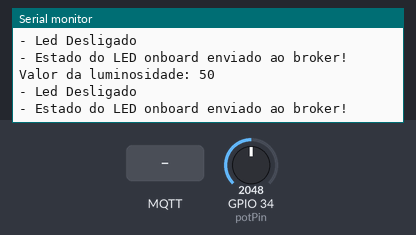
The sketch below on a simulated ESP32. Parts: the last lines printed to the serial monitor. The inputs (shaded band) are chosen by the test bench; at power-on: GPIO 34 (potPin) = 2048. WiFi joins after 1.5 s; servers stay silent unless stated; no MQTT or app messages arrive unless stated.

Above: at 9.9 s.
10.0 s: MQTT message "1" arrives on the first subscribed topic
12.2 s: MQTT message "on" arrives on the first subscribed topic
14.2 s: MQTT message "off" arrives on the first subscribed topic
16.2 s: GPIO 34 (potPin) set to 2866
At 17.5 s:
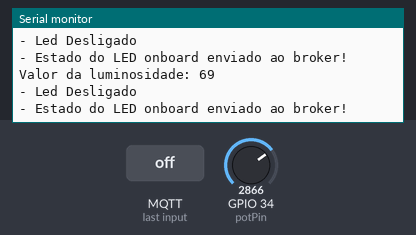
17.7 s: GPIO 34 (potPin) set to 3603
At 18.6 s:
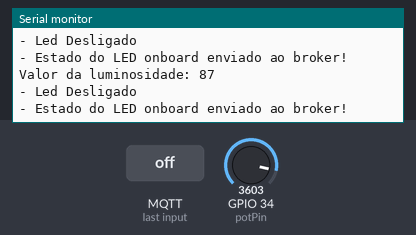
Timing chart, 0 to 20.2 s (numbered marks = the images above; inputs shaded):
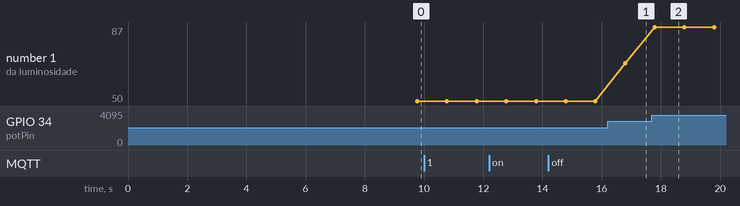

The sketch:

codigo.ino
```cpp
// Autores do projeto com nome e RM
// Giovanni Tarzoni Piccin - RM: 564014
// Enrico Gianni Nóbrega Puttini - RM: 561400
// Henrique Infanti Coratolo - RM: 561865
// Jean Carlos Rodrigues da Silva - RM: 566439
// Bruno Lobosque - RM: 561254

// Inclusão das bibliotecas necessárias
#include <WiFi.h>              // Biblioteca para conexão Wi-Fi
#include <PubSubClient.h>      // Biblioteca para conexão MQTT

// --------------------- Configurações Editáveis ---------------------
const char* default_SSID = "Wokwi-GUEST"; // Nome da rede Wi-Fi
const char* default_PASSWORD = "";        // Senha da rede Wi-Fi
const char* default_BROKER_MQTT = "4.206.201.6"; // IP do Broker MQTT
const int default_BROKER_PORT = 1883;     // Porta padrão do MQTT
const char* default_TOPICO_SUBSCRIBE = "/TEF/lamp001/cmd"; // Tópico para escutar comandos
const char* default_TOPICO_PUBLISH_1 = "/TEF/lamp001/attrs"; // Tópico para enviar estado do LED
const char* default_TOPICO_PUBLISH_2 = "/TEF/lamp001/attrs/l"; // Tópico para enviar luminosidade
const char* default_ID_MQTT = "fiware_001"; // ID do cliente MQTT
const int default_D4 = 2; // Pino utilizado para o LED (pino D4)

// Prefixo usado para identificar os comandos MQTT
const char* topicPrefix = "lamp001";

// ------------------ Variáveis configuráveis em tempo de execução ------------------
char* SSID = const_cast<char*>(default_SSID);
char* PASSWORD = const_cast<char*>(default_PASSWORD);
char* BROKER_MQTT = const_cast<char*>(default_BROKER_MQTT);
int BROKER_PORT = default_BROKER_PORT;
char* TOPICO_SUBSCRIBE = const_cast<char*>(default_TOPICO_SUBSCRIBE);
char* TOPICO_PUBLISH_1 = const_cast<char*>(default_TOPICO_PUBLISH_1);
char* TOPICO_PUBLISH_2 = const_cast<char*>(default_TOPICO_PUBLISH_2);
char* ID_MQTT = const_cast<char*>(default_ID_MQTT);
int D4 = default_D4;

// ------------------ Objetos de conexão Wi-Fi e MQTT ------------------
WiFiClient espClient;           // Cliente WiFi
PubSubClient MQTT(espClient);   // Cliente MQTT

// ------------------ Variável de controle do estado do LED ------------------
char EstadoSaida = '0'; // '1' = ligado | '0' = desligado

// ------------------ Funções de inicialização ------------------

// Inicializa a comunicação serial
void initSerial() {
    Serial.begin(115200);
}

// Conecta ao Wi-Fi
void initWiFi() {
    delay(10);
    Serial.println("------Conexao WI-FI------");
    Serial.print("Conectando-se na rede: ");
    Serial.println(SSID);
    Serial.println("Aguarde");
    reconectWiFi(); // Tenta conectar à rede
}

// Inicializa o cliente MQTT e define a função de callback
void initMQTT() {
    MQTT.setServer(BROKER_MQTT, BROKER_PORT); // Define o broker
    MQTT.setCallback(mqtt_callback);          // Define a função chamada ao receber mensagens
}

// ------------------ Função principal de inicialização ------------------

void setup() {
    InitOutput();         // Pisca LED como teste de saída
    initSerial();         // Inicia a Serial
    initWiFi();           // Conecta ao Wi-Fi
    initMQTT();           // Conecta ao MQTT
    delay(5000);          // Aguarda estabilização da conexão
    MQTT.publish(TOPICO_PUBLISH_1, "s|on"); // Publica mensagem indicando que o sistema iniciou
}

// ------------------ Loop principal ------------------

void loop() {
    VerificaConexoesWiFIEMQTT(); // Verifica e reconecta se necessário
    EnviaEstadoOutputMQTT();     // Envia estado atual do LED
    handleLuminosity();          // Lê e envia luminosidade
    MQTT.loop();                 // Mantém a conexão MQTT ativa
}

// ------------------ Conexão Wi-Fi ------------------

void reconectWiFi() {
    if (WiFi.status() == WL_CONNECTED)
        return; // Já conectado

    WiFi.begin(SSID, PASSWORD); // Tenta conectar

    while (WiFi.status() != WL_CONNECTED) {
        delay(100);
        Serial.print(".");
    }

    Serial.println();
    Serial.println("Conectado com sucesso na rede ");
    Serial.print(SSID);
    Serial.println("IP obtido: ");
    Serial.println(WiFi.localIP());

    // Garante que o LED comece desligado
    digitalWrite(D4, LOW);
}

// ------------------ Função de callback MQTT ------------------

void mqtt_callback(char* topic, byte* payload, unsigned int length) {
    String msg;

    // Converte payload (mensagem) para string
    for (int i = 0; i < length; i++) {
        char c = (char)payload[i];
        msg += c;
    }

    Serial.print("- Mensagem recebida: ");
    Serial.println(msg);

    // Define comandos esperados
    String onTopic = String(topicPrefix) + "@on|";
    String offTopic = String(topicPrefix) + "@off|";

    // Verifica se comando é de ligar
    if (msg.equals(onTopic)) {
        digitalWrite(D4, HIGH); // Liga LED
        EstadoSaida = '1';      // Atualiza estado
    }

    // Verifica se comando é de desligar
    if (msg.equals(offTopic)) {
        digitalWrite(D4, LOW);  // Desliga LED
        EstadoSaida = '0';      // Atualiza estado
    }
}

// ------------------ Verifica conexão Wi-Fi e MQTT ------------------

void VerificaConexoesWiFIEMQTT() {
    if (!MQTT.connected())
        reconnectMQTT(); // Reconecta ao MQTT, se necessário

    reconectWiFi();       // Reconecta ao Wi-Fi, se necessário
}

// ------------------ Envia estado do LED via MQTT ------------------

void EnviaEstadoOutputMQTT() {
    if (EstadoSaida == '1') {
        MQTT.publish(TOPICO_PUBLISH_1, "s|on");
        Serial.println("- Led Ligado");
    }

    if (EstadoSaida == '0') {
        MQTT.publish(TOPICO_PUBLISH_1, "s|off");
        Serial.println("- Led Desligado");
    }

    Serial.println("- Estado do LED onboard enviado ao broker!");
    delay(1000); // Aguarda 1 segundo
}

// ------------------ Inicializa LED com pisca ------------------

void InitOutput() {
    pinMode(D4, OUTPUT);      // Define pino como saída
    digitalWrite(D4, HIGH);   // Liga LED
    boolean toggle = false;

    // Pisca LED 10 vezes para teste visual
    for (int i = 0; i <= 10; i++) {
        toggle = !toggle;
        digitalWrite(D4, toggle);
        delay(200);
    }
}

// ------------------ Reconecta ao MQTT, se desconectado ------------------

void reconnectMQTT() {
    while (!MQTT.connected()) {
        Serial.print("* Tentando se conectar ao Broker MQTT: ");
        Serial.println(BROKER_MQTT);

        // Tenta conexão
        if (MQTT.connect(ID_MQTT)) {
            Serial.println("Conectado com sucesso ao broker MQTT!");
            MQTT.subscribe(TOPICO_SUBSCRIBE); // Inscreve no tópico de comandos
        } else {
            Serial.println("Falha ao reconectar no broker.");
            Serial.println("Haverá nova tentativa de conexão em 2s");
            delay(2000); // Espera 2 segundos antes de tentar novamente
        }
    }
}

// ------------------ Lê e envia valor de luminosidade (via potenciômetro) ------------------

void handleLuminosity() {
    const int potPin = 34; // Pino analógico onde está conectado o sensor/potenciômetro
    int sensorValue = analogRead(potPin); // Lê valor analógico (0 a 4095)

    // Mapeia para escala de 0 a 100
    int luminosity = map(sensorValue, 0, 4095, 0, 100);
    String mensagem = String(luminosity); // Converte para string

    // Mostra no monitor serial e envia via MQTT
    Serial.print("Valor da luminosidade: ");
    Serial.println(mensagem.c_str());
    MQTT.publish(TOPICO_PUBLISH_2, mensagem.c_str()); // Envia valor de luminosidade
}
```

Measured:
- after the input at 16.2 s, the serial monitor: prints a new line after 0.59 s (image 1)
- after the input at 17.7 s, the serial monitor: prints a new line after 0.09 s (image 2)
- plotted number 1: 50 → 69 after the input at 16.2 s, 69 → 87 after the input at 17.7 s
